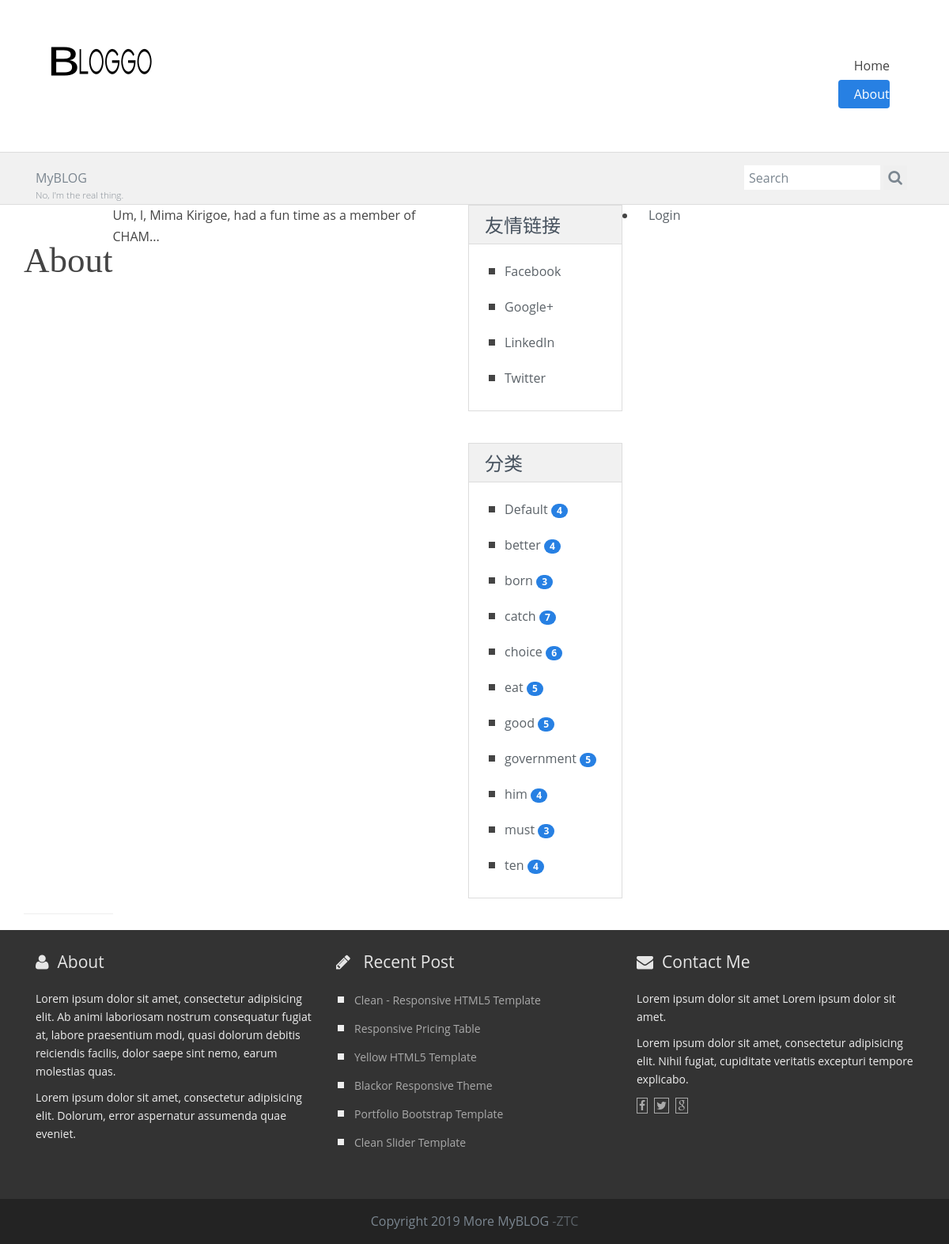
/about, run on the app's committed database.
### myblog/models.py (models this page shows, shortened)
class Admin(db.Model, UserMixin):   #管理员模型
    id = db.Column(db.Integer, primary_key=True)
    username = db.Column(db.String(20))
    password_hash = db.Column(db.String(128))
    blog_title = db.Column(db.String(60))
    blog_sub_title = db.Column(db.String(100))     #博客副标题
    name = db.Column(db.String(30))
    about = db.Column(db.Text)                     #关于信息

class Link(db.Model):
    id = db.Column(db.Integer, primary_key=True)
    name = db.Column(db.String(30))
    url = db.Column(db.String(255))

class Category(db.Model):       #分类
    id = db.Column(db.Integer, primary_key=True)
    name = db.Column(db.String(30), unique=True)
    posts = db.relationship('Post', back_populates='category')

### myblog/blueprints/blog.py (the view)
@blog_bp.route('/about')
def about():
    return render_template('blog/about.html')

### myblog/__init__.py (called while the page is built)
def register_template_context(app):
    @app.context_processor
    def make_template_context():
        admin = Admin.query.first()
        categories = Category.query.order_by(Category.name).all()
        links = Link.query.order_by(Link.name).all()
        if current_user.is_authenticated:
            unread_comments = Comment.query.filter_by(reviewed=False).count()
        else:
            unread_comments = None
        return dict(
            admin=admin, categories=categories,
            links=links, unread_comments=unread_comments)

def register_request_handlers(app):
    @app.after_request
    def query_profiler(response):
        for q in get_debug_queries():
            if q.duration >= app.config['MYBLOG_SLOW_QUERY_THRESHOLD']:
                app.logger.warning(
                    'Slow query: Duration: %fs\n Context: %s\nQuery: %s\n '
                    % (q.duration, q.context, q.statement)
                )
        return response

### myblog/templates/blog/about.html (shortened to what this page needs)
{% extends 'base.html' %}
{% block content %}
    <div class="page-header">
        <h1>About</h1>
    </div>
    <div class="row">
        <div class="col-sm-8">
            {{ admin.about|safe }}
        </div>
        <div class="col-sm-4 sidebar">
            {% include "blog/_sidebar.html" %}
        </div>
    </div>
{% endblock %}

### myblog/templates/base.html (shortened to what this page needs)
{% from 'bootstrap/nav.html' import render_nav_item %}
<!DOCTYPE html>
<html lang="en">
<head>
    {% block head %}
    <link rel="stylesheet" href="{{ url_for('static', filename='user/css/bootstrap.min.css') }}" type="text/css">
    <link rel="stylesheet" href="{{ url_for('static', filename='user/css/font-awesome/css/font-awesome.min.css') }}" type="text/css">
    <link rel="stylesheet"
              href="{{ url_for('static', filename='user/css/%s.min.css' % request.cookies.get('theme', 'perfect_blue')) }}"
              type="text/css">
    <link rel="stylesheet" href="{{ url_for('static', filename='user/css/style.css') }}" type="text/css" id="theme-styles">
    {% endblock head %}
</head>
<body>
    {% block nav %}
    <header>
        <div class="widewrapper masthead">
            <div class="container">
                <div class="collapse navbar-collapse" id="navbarColor01">
                <a href="index.html" id="logo">
                    <img src="{{ url_for('static', filename='user/img/logo.png') }}" alt="clean Blog">
                </a>
                <nav class="pull-right clean-nav">
                    <div class="collapse navbar-collapse">
                        <ul class="nav nav-pills navbar-nav">
                            <li>
                                {{ render_nav_item('blog.index', 'Home') }}
                            </li>
                            <li>
                                {{ render_nav_item('blog.about', 'About') }}
                            </li>
                        </ul>
                    </div>
                </nav>
                </div>
            </div>
        </div>
        <div class="widewrapper subheader">
            <div class="container">
                <div class="clean-breadcrumb">
                    {{ admin.blog_title|default('Blog Title') }}
                    <h5 class="text-muted">{{ admin.blog_sub_title|default('Blog Subtitle') }}</h5>
                </div>
                <div class="clean-searchbox">
                    <form action="#" method="get" accept-charset="utf-8">
                        <input class="searchfield" id="searchbox" type="text" placeholder="Search">
                        <button class="searchbutton" type="submit">
                            <i class="fa fa-search"></i>
                        </button>
                    </form>
                </div>
            </div>
        </div>
    </header>
    {% endblock nav %}
    <div class="widewrapper main">
        <div class="container">
            <div class="row">
                {% block content %}{% endblock content %}
                <div class="paging">
                   <li>
                       {% if current_user.is_authenticated %}
                       <a href="{{ url_for('auth.logout', next=request.full_path) }}">Logout</a>
                       {% else %}
                       <a href="{{ url_for('auth.login', next=request.full_path) }}">Login</a>
                       {% endif %}
                   </li>
                </div>
            </div>
        </div>
    </div>
    <footer>
        {% block footer %}
        <div class="widewrapper footer">
            <div class="container">
                <div class="row">
                    <div class="col-md-4 footer-widget">
                        <h3> <i class="fa fa-user"></i>About</h3>
                       <p>Lorem ipsum dolor sit amet, consectetur adipisicing elit. Ab animi laboriosam nostrum consequatur fugiat at, labore praesentium modi, quasi dolorum debitis reiciendis facilis, dolor saepe sint nemo, earum molestias quas.</p>
                       <p>Lorem ipsum dolor sit amet, consectetur adipisicing elit. Dolorum, error aspernatur assumenda quae eveniet.</p>
                    </div>
                    <div class="col-md-4 footer-widget">
                        <h3> <i class="fa fa-pencil"></i> Recent Post</h3>
                        <ul class="clean-list">
                            <li><a href="">Clean - Responsive HTML5 Template</a></li>
                            <li><a href="">Responsive Pricing Table</a></li>
                            <li><a href="">Yellow HTML5 Template</a></li>
                            <li><a href="">Blackor Responsive Theme</a></li>
                            <li><a href="">Portfolio Bootstrap Template</a></li>
                            <li><a href="">Clean Slider Template</a></li>
                        </ul>
                    </div>
                    <div class="col-md-4 footer-widget">
                        <h3> <i class="fa fa-envelope"></i>Contact Me</h3>
                        <p>Lorem ipsum dolor sit amet Lorem ipsum dolor sit amet.</p>
                        <p>Lorem ipsum dolor sit amet, consectetur adipisicing elit. Nihil fugiat, cupiditate veritatis excepturi tempore explicabo.</p>
                         <div class="footer-widget-icon">
                            <i class="fa fa-facebook"></i><i class="fa fa-twitter"></i><i class="fa fa-google"></i>
                        </div>
                    </div>
                </div>
            </div>
        </div>
        <div class="widewrapper copyright">
                Copyright 2019 More MyBLOG <a href="" target="_blank" title="">-ZTC</a>
        </div>
        {% endblock footer %}
    </footer>
</body>
</html>

### myblog/templates/blog/_sidebar.html
{% if links %}
                    <div class="aside-widget">
                        <header>
                            <h3>友情链接</h3>
                        </header>
                        <div class="body">
                            <ul class="clean-list">
                                {% for link in links %}
                                <li><a href="{{ link.url }}">{{ link.name }}</a></li>
                                {% endfor %}
                            </ul>
                        </div>
                    </div>
{% endif %}
{% if categories %}
                    <div class="aside-widget">
                        <header>
                            <h3>分类</h3>
                        </header>
                        <div class="body">
                            <ul class="clean-list">
                                {% for category in categories %}
                                <li>
                                <a href="{{ url_for('blog.show_category', category_id=category.id) }}">
                                {{ category.name }} </a>
                                <span class="badge badge-primary badge-pill"> {{ category.posts|length }}</span>
                               </li>
                                {% endfor %}
                            </ul>
                        </div>
                    </div>
{% endif %}

### myblog/static/user/css/style.css (style rules this page uses)
body { font-size: 16px; line-height: 27px; font-family: 'Open Sans', sans-serif; color: #444; background-color: #fff; }
a { color: #5b6268; }
h1 { font-size: 45px; line-height: 60px; font-weight: normal; font-family: 'PT Serif', serif; }
h3 { font-size: 21px; line-height: 30px; font-weight: normal; font-family: 'Open Sans', sans-serif; }
.fa { font-size: 24px; }
.masthead { padding-top: 55px; padding-bottom: 55px; }
.masthead #logo { float: left; display: block; }
.widewrapper { background-color: #fff; }
.widewrapper.masthead { background-color: #fff; color: #f8f8f9; border-bottom: #aaa; }
.widewrapper.subheader { background-color: #f1f1f1; color: #444; font-size: 16px; min-height: 63px; border-top: 1px solid #ddd; border-bottom: 1px solid #ddd; }
.widewrapper.footer { background-color: #333; color: #eee; font-size: 14px; }
.widewrapper.footer a { color: #7b8690; }
.widewrapper.footer h1, .widewrapper.footer h2, .widewrapper.footer h3, .widewrapper.footer h4, .widewrapper.footer h5 { color: #e6e6e6; }
.widewrapper.copyright { color: #7b8690; padding-top: 15px; padding-bottom: 15px; text-align: center; background-color: #232323; }
.clean-nav .nav-pills { margin-top: 10px; margin-bottom: 0; font-size: 16px; }
.clean-nav .nav-pills > li { margin-left: 10px; }
.clean-nav .nav-pills > li > a { color: #444; padding: 11px 0 11px 20px; line-height: 14px; }
.clean-nav .navbar-collapse { box-shadow: none; }
.clean-breadcrumb { color: #7b8690; float: left; margin-top: 19px; }
.clean-searchbox { float: right; display: inline-block; min-width: 210px; margin-bottom: 16px; margin-top: 16px; }
.clean-searchbox form { margin: 0; }
.clean-searchbox .fa { color: #7b8690; font-size: 19px; }
.clean-searchbox .searchbutton, .clean-searchbox .searchfield { color: #7b8690; }
.clean-searchbox .searchbutton { display: inline-block; border: none; line-height: 20px; height: 31px; vertical-align: middle; }
.clean-searchbox .searchfield { border: none; height: 22px; line-height: 22px; -webkit-box-sizing: content-box; -moz-box-sizing: content-box; box-sizing: content-box; padding: 5px 6px 4px 6px; vertical-align: middle; display: inline-block; margin-bottom: 0; width: 160px; font-size: 16px; margin-left: -4px; outline: none; }
.clean-list { list-style: none; }
.clean-list li { line-height: 23px; margin-bottom: 14px; }
.clean-list li:before { content: ""; background-color: #444; border-style: solid; border-width: 4px 4px; display: block; width: 8px; left: -20px; top: 15px; position: relative; }
.footer .clean-list { margin-top: -6px; padding-left: 23px; }
.footer .clean-list li { margin-bottom: 5px; }
.footer .clean-list li a { color: #aaa; padding-bottom: 5px; }
.footer .clean-list li:before { left: -21px; }
.footer-widget { margin-top: 25px; margin-bottom: 50px; line-height: 23px; }
.footer-widget h3 { margin-bottom: 20px; }
.footer-widget h3 .fa { font-size: 21px; margin-right: 11px; }
.footer-widget-icon i { font-size: 14px; border: 1px solid #aaa; margin-right: 8px; color: #aaa; padding: 2px; }
.aside-widget { margin-bottom: 40px; border: 1px solid #ddd; }
.aside-widget header { background-color: #f1f1f1; border-bottom: 1px solid #ddd; }
.aside-widget header h3 { font-size: 24px; padding: 10px 20px 3px 20px; margin-top: 0; color: #48535f; }
.aside-widget .body { margin: 10px 0; padding: 5px; }
.aside-widget a { color: #5b6268; }
.paging { margin-bottom: 20px; text-align: right; }
.paging a, .paging span { margin-left: 10px; }
.navbar-nav { -webkit-box-orient: vertical; -webkit-box-direction: normal; -ms-flex-direction: column; flex-direction: column; padding-left: 0; margin-bottom: 0; list-style: none; }
.navbar-nav .nav-link { padding-right: 0; padding-left: 0; }

### data on the page
Admin: blog_title "MyBLOG", blog_sub_title "No, I'm the real thing.", about "Um, l, Mima Kirigoe, had a fun time as a member of CHAM..."
Link: name "Facebook"
Link: name "Google+"
Link: name "LinkedIn"
Link: name "Twitter"
Category: name "Default", posts|length "4"
Category: name "better", posts|length "4"
Category: name "born", posts|length "3"
Category: name "catch", posts|length "7"
Category: name "choice", posts|length "6"
Category: name "eat", posts|length "5"
Category: name "good", posts|length "5"
Category: name "government", posts|length "5"
Category: name "him", posts|length "4"
Category: name "must", posts|length "3"
Category: name "ten", posts|length "4"

### other printed values
{{ render_nav_item('blog.index', 'Home') }} "Home"
{{ render_nav_item('blog.about', 'About') }} "About"
